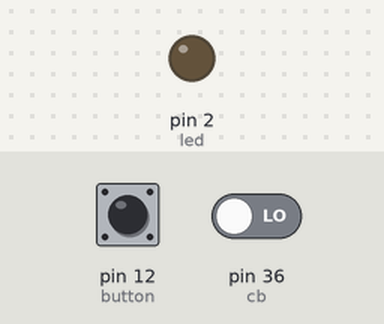
Simulated run of this sketch. Board: Arduino Mega 2560, built with avr-gcc and run on an emulated ATmega2560. On the bench: output pins drawn as LEDs (lit = HIGH). Inputs (shaded band) come from the test bench; at power-on: pin 36 (cb) LOW, pin 12 (button) HIGH. What the sketch prints to the serial monitor is not drawn.

Above: at 1.2 s.
1.3 s: pin 36 (cb) driven HIGH
At 1.6 s:
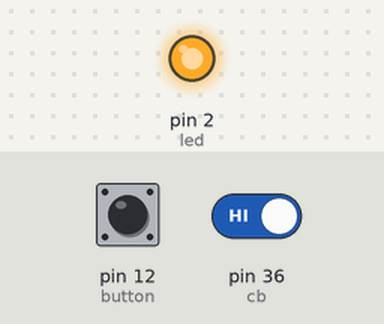
2.8 s: pin 36 (cb) driven LOW
At 4.0 s:
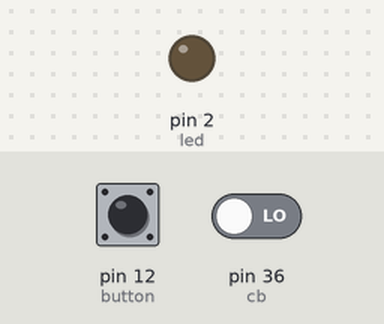
4.3 s: pin 12 (button) pulled LOW for 3.2 s
At 4.9 s:
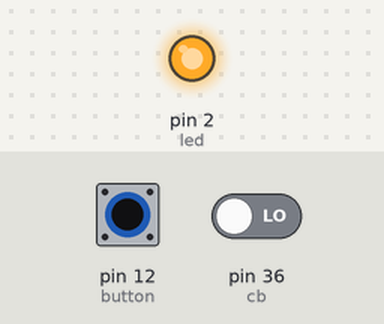
Timing chart, 0 to 9.0 s (numbered marks = the images above; inputs shaded):
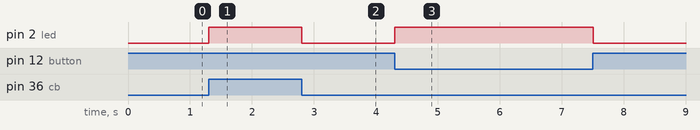

The sketch:

LDR_Button.ino
```cpp
#define led 2
#define button 12
#define cb 36

void setup() {
  Serial.begin(9600);
  pinMode(cb, INPUT);
  pinMode(led, OUTPUT);
  pinMode(button, INPUT_PULLUP);
}

void loop() {
  int lightval = digitalRead(cb);
  Serial.println(lightval);

  if (lightval==HIGH){
    digitalWrite(led, HIGH);
  }else digitalWrite(led, LOW);

  if(digitalRead(button)==LOW){
    digitalWrite(led, !digitalRead(led));
    delay(200);
  }
}
```

Measured:
- after the input at 1.3 s, pin 2 (led): LOW → HIGH at once
- after the input at 2.8 s, pin 2 (led): HIGH → LOW at once
- after the input at 4.3 s, pin 2 (led): LOW → HIGH at once, → LOW 3.2 s later
